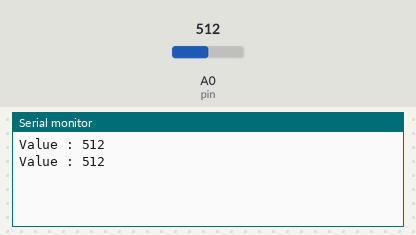
Bench run of a sketch on a simulated Arduino Uno, built with avr-gcc and run on an emulated ATmega328P. Parts: the last lines printed to the serial monitor. The test bench sets the inputs (shaded band); at power-on: A0 (pin) = 512.

Above: at 1.8 s.
1.9 s: A0 (pin) set to 716
At 2.7 s:
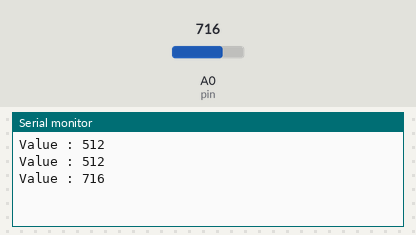
3.4 s: A0 (pin) set to 900
At 4.8 s:
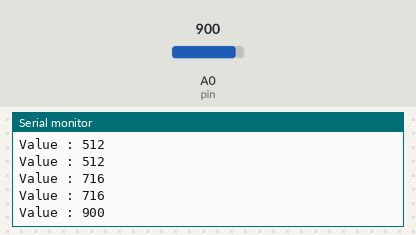
Timing chart, 0 to 6.4 s (numbered marks = the images above; inputs shaded):
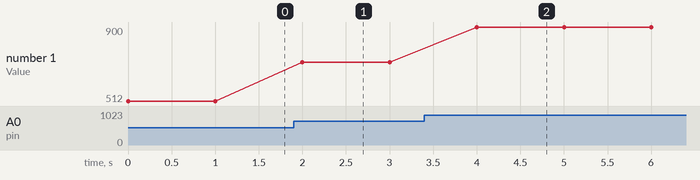

Measured:
- after the input at 1.9 s, the serial monitor: prints a new line after 0.10 s (image 1)
- after the input at 3.4 s, the serial monitor: prints a new line after 0.60 s (image 2)
- plotted number 1: 512 → 716 after the input at 1.9 s, 716 → 900 after the input at 3.4 s

The sketch:

Analog_Read.ino
```cpp
#define pin A0
int pinStatus;

void setup() {
  Serial.begin(9600);
//  pinMode(pin, INPUT);
}

void loop() {
  pinStatus = analogRead(pin);
  Serial.print("Value : ");
  Serial.println(pinStatus);
  delay(1000);
}
```
